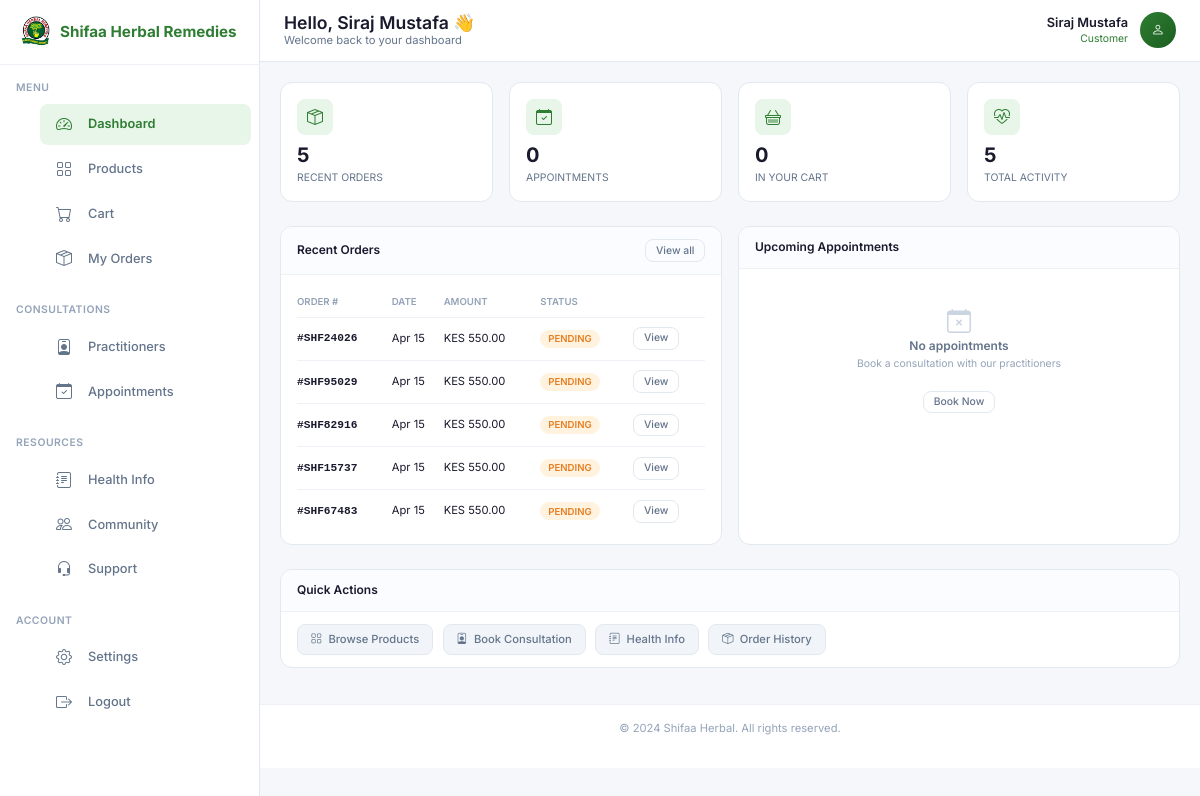
Page /dashboard (signed in) on the committed database.
### models.py (models this page shows, shortened)
class User(UserMixin, db.Model):
    __tablename__ = 'user'
    id = db.Column(db.Integer, primary_key=True)
    name = db.Column(db.String(100), nullable=False)
    email = db.Column(db.String(120), unique=True, nullable=False, index=True)  # Added index
    phone = db.Column(db.String(20))
    address = db.Column(db.Text)
    role = db.Column(db.String(20), default='user', index=True)  # Added index
    password_hash = db.Column(db.String(255), nullable=False)
    created_at = db.Column(db.DateTime, default=datetime.utcnow)
    updated_at = db.Column(db.DateTime, default=datetime.utcnow, onupdate=datetime.utcnow)
    orders = db.relationship('Order', backref='user', lazy='dynamic')
    cart_items = db.relationship('CartItem', backref='user', lazy='dynamic', cascade='all, delete-orphan')
    appointments = db.relationship('Appointment', backref='user', lazy='dynamic')
    discussions = db.relationship('Discussion', backref='user', lazy='dynamic')
    questions = db.relationship('Question', backref='user', lazy='dynamic')
    stories = db.relationship('Story', backref='user', lazy='dynamic')
    support_requests = db.relationship('SupportRequest', backref='user', lazy='dynamic')
    question_replies = db.relationship('QuestionReply', lazy='dynamic')

class Order(db.Model):
    __tablename__ = 'order'
    id = db.Column(db.Integer, primary_key=True)
    order_number = db.Column(db.String(50), unique=True, nullable=False, index=True)  # Added index
    user_id = db.Column(db.Integer, db.ForeignKey('user.id'), nullable=False, index=True)  # Added index
    total_amount = db.Column(db.Numeric(10, 2), nullable=False)
    status = db.Column(db.String(50), default='pending', index=True)  # Added index
    shipping_address = db.Column(db.Text, nullable=False)
    delivery_option = db.Column(db.String(50), default='standard')
    payment_method = db.Column(db.String(50), default='mpesa')
    payment_status = db.Column(db.String(50), default='pending', index=True)  # Added index
    notes = db.Column(db.Text)
    created_at = db.Column(db.DateTime, default=datetime.utcnow, index=True)  # Added index
    updated_at = db.Column(db.DateTime, default=datetime.utcnow, onupdate=datetime.utcnow)
    items = db.relationship('OrderItem', backref='order', lazy='dynamic', cascade='all, delete-orphan')
    __table_args__ = (
        db.Index('idx_order_user_status', 'user_id', 'status'),
        db.Index('idx_order_created_status', 'created_at', 'status'),
    )

### app.py (the view)
    @app.route("/dashboard")
    @login_required
    def dashboard():
        if current_user.role == "admin":
            return redirect(url_for("admin_dashboard"))
        from models import Order, Appointment, CartItem
        recent_orders = Order.query.filter_by(user_id=current_user.id).order_by(Order.created_at.desc()).limit(5).all()
        upcoming_appointments = Appointment.query.filter_by(
            user_id=current_user.id,
            status="scheduled"
        ).filter(Appointment.appointment_date >= datetime.utcnow()).order_by(Appointment.appointment_date).limit(5).all()
        cart_count = CartItem.query.filter_by(user_id=current_user.id).count()
        return render_template(
            "user/dashboard.html",
            recent_orders=recent_orders,
            upcoming_appointments=upcoming_appointments,
            cart_count=cart_count,
        )

### app.py (called while the page is built)
def format_local_time(dt):
    try:
        if dt.tzinfo is None:
            dt = dt.replace(tzinfo=timezone.utc)
        return dt.astimezone(local_tz)
    except:
        return dt

### templates/user/dashboard.html (shortened to what this page needs)
<!DOCTYPE html>
<html lang="en">
<head>
    <link href="https://cdn.jsdelivr.net/npm/bootstrap@5.3.0-alpha1/dist/css/bootstrap.min.css" rel="stylesheet">
    <link href="https://cdn.jsdelivr.net/npm/bootstrap-icons@1.8.1/font/bootstrap-icons.css" rel="stylesheet">
</head>
<body>
    <div class="dashboard-wrapper">
        <aside class="sidebar" id="sidebar">
            <div class="sidebar-header">
                <a href="{{ url_for('dashboard') }}" class="logo">
                    <img class="logo-image" src="{{ url_for('static', filename='Screenshot 2026-04-01 182842.png') }}" alt="Shifaa Herbal">
                    <span class="logo-text">Shifaa Herbal Remedies</span>
                </a>
            </div>
            <nav class="sidebar-nav">
                <div class="nav-section">
                    <div class="nav-title">Menu</div>
                    <ul class="nav-list">
                        <li><a href="{{ url_for('dashboard') }}" class="nav-item active"><i class="bi bi-speedometer2"></i> Dashboard</a></li>
                        <li><a href="{{ url_for('products') }}" class="nav-item"><i class="bi bi-grid"></i> Products</a></li>
                        <li><a href="{{ url_for('cart') }}" class="nav-item"><i class="bi bi-cart"></i> Cart
                        </a></li>
                        <li><a href="{{ url_for('orders') }}" class="nav-item"><i class="bi bi-box-seam"></i> My Orders</a></li>
                    </ul>
                </div>
                <div class="nav-section">
                    <div class="nav-title">Consultations</div>
                    <ul class="nav-list">
                        <li><a href="{{ url_for('practitioners') }}" class="nav-item"><i class="bi bi-person-badge"></i> Practitioners</a></li>
                        <li><a href="{{ url_for('appointments') }}" class="nav-item"><i class="bi bi-calendar-check"></i> Appointments</a></li>
                    </ul>
                </div>
                <div class="nav-section">
                    <div class="nav-title">Resources</div>
                    <ul class="nav-list">
                        <li><a href="{{ url_for('health_info') }}" class="nav-item"><i class="bi bi-journal-text"></i> Health Info</a></li>
                        <li><a href="{{ url_for('community') }}" class="nav-item"><i class="bi bi-people"></i> Community</a></li>
                        <li><a href="{{ url_for('support') }}" class="nav-item"><i class="bi bi-headset"></i> Support</a></li>
                    </ul>
                </div>
                <div class="nav-section">
                    <div class="nav-title">Account</div>
                    <ul class="nav-list">
                        <li><a href="{{ url_for('profile') }}" class="nav-item"><i class="bi bi-gear"></i> Settings</a></li>
                        <li><a href="{{ url_for('logout') }}" class="nav-item"><i class="bi bi-box-arrow-right"></i> Logout</a></li>
                    </ul>
                </div>
            </nav>
        </aside>
        <main class="main-content">
            <header class="top-bar">
                <div class="greeting">
                    <h1>Hello, {{ current_user.name }} 👋</h1>
                    <p>Welcome back to your dashboard</p>
                </div>
                <div class="user-info" id="userMenuBtn">
                    <div class="user-details">
                        <div class="name">{{ current_user.name }}</div>
                        <div class="role">Customer</div>
                    </div>
                    <div class="user-avatar">
                        <i class="bi bi-person"></i>
                    </div>
                </div>
            </header>
            <div class="content-area">
                <div class="stats-grid">
                    <div class="stat-card">
                        <div class="stat-header">
                            <div class="stat-icon"><i class="bi bi-box-seam"></i></div>
                        </div>
                        <div class="stat-content">
                            <h3>{{ recent_orders|length }}</h3>
                            <p>Recent Orders</p>
                        </div>
                    </div>
                    <div class="stat-card">
                        <div class="stat-header">
                            <div class="stat-icon"><i class="bi bi-calendar-check"></i></div>
                        </div>
                        <div class="stat-content">
                            <h3>{{ upcoming_appointments|length }}</h3>
                            <p>Appointments</p>
                        </div>
                    </div>
                    <div class="stat-card">
                        <div class="stat-header">
                            <div class="stat-icon"><i class="bi bi-basket"></i></div>
                        </div>
                        <div class="stat-content">
                            <h3>{{ cart_count }}</h3>
                            <p>In Your Cart</p>
                        </div>
                    </div>
                    <div class="stat-card">
                        <div class="stat-header">
                            <div class="stat-icon"><i class="bi bi-heart-pulse"></i></div>
                        </div>
                        <div class="stat-content">
                            <h3>{{ recent_orders|length + upcoming_appointments|length }}</h3>
                            <p>Total Activity</p>
                        </div>
                    </div>
                </div>
                <div class="dashboard-grid">
                    <div class="dashboard-card">
                        <div class="card-header">
                            <span>Recent Orders</span>
                            {% if recent_orders %}
                            <a href="{{ url_for('orders') }}" class="view-all">View all</a>
                            {% endif %}
                        </div>
                        <div class="card-body">
                            {% if recent_orders %}
                            <table class="orders-table">
                                <thead>
                                    <tr><th>Order #</th><th>Date</th><th>Amount</th><th>Status</th><th></th></tr>
                                </thead>
                                <tbody>
                                    {% for order in recent_orders[:5] %}
                                    <tr>
                                        <td><span class="order-number">#{{ order.order_number[:8] }}</span></td>
                                        <td>{{ order.created_at|local_strftime('%b %d') }}</td>
                                        <td>{{ order.total_amount|currency }}</td>
                                        <td><span class="status-badge status-{{ order.status }}">{{ order.status|title }}</span></td>
                                        <td><a href="{{ url_for('order_detail', order_id=order.id) }}" class="btn-view">View</a></td>
                                    </tr>
                                    {% endfor %}
                                </tbody>
                            </table>
                            {% endif %}
                        </div>
                    </div>
                    <div class="dashboard-card">
                        <div class="card-header">
                            <span>Upcoming Appointments</span>
                        </div>
                        <div class="card-body">
                            {% if upcoming_appointments %}
                            <div class="appointments-list">
                                {% for apt in upcoming_appointments[:3] %}
                                <div class="appointment-item">
                                    <div class="appointment-date">
                                        <div class="date-day">{{ apt.appointment_date|local_day }}</div>
                                        <div class="date-month">{{ apt.appointment_date|local_month }}</div>
                                    </div>
                                    <div class="appointment-details">
                                        <strong>{{ apt.practitioner.name[:20] }}</strong><br>
                                        <small>{{ apt.appointment_date|local_time }} · {{ apt.appointment_type|title }}</small>
                                    </div>
                                    <a href="{{ url_for('appointment_detail', appointment_id=apt.id) }}" class="btn-view">Details</a>
                                </div>
                                {% endfor %}
                            </div>
                            {% else %}
                            <div class="empty-state">
                                <i class="bi bi-calendar-x"></i>
                                <h4>No appointments</h4>
                                <p>Book a consultation with our practitioners</p>
                                <a href="{{ url_for('practitioners') }}" class="btn-view">Book Now</a>
                            </div>
                            {% endif %}
                        </div>
                    </div>
                </div>
                <div class="quick-actions">
                    <div class="card-header">
                        <span>Quick Actions</span>
                    </div>
                    <div class="card-body">
                        <div class="actions-grid">
                            <a href="{{ url_for('products') }}" class="btn-action"><i class="bi bi-grid"></i> Browse Products</a>
                            <a href="{{ url_for('practitioners') }}" class="btn-action"><i class="bi bi-person-badge"></i> Book Consultation</a>
                            <a href="{{ url_for('health_info') }}" class="btn-action"><i class="bi bi-journal-text"></i> Health Info</a>
                            <a href="{{ url_for('orders') }}" class="btn-action"><i class="bi bi-box-seam"></i> Order History</a>
                        </div>
                    </div>
                </div>
            </div>
            <footer class="footer">
                <p>&copy; 2024 Shifaa Herbal. All rights reserved.</p>
            </footer>
        </main>
    </div>
</body>
</html>

### rows in the picture
User: name "Siraj Mustafa"
Order: order_number "SHF24026", created_at|local_strftime "Apr 15", total_amount "KES 550.00", status "PENDING"
Order: order_number "SHF95029", created_at|local_strftime "Apr 15", total_amount "KES 550.00", status "PENDING"
Order: order_number "SHF82916", created_at|local_strftime "Apr 15", total_amount "KES 550.00", status "PENDING"
Order: order_number "SHF15737", created_at|local_strftime "Apr 15", total_amount "KES 550.00", status "PENDING"
Order: order_number "SHF67483", created_at|local_strftime "Apr 15", total_amount "KES 550.00", status "PENDING"

### other values in the picture
{{ recent_orders|length }} "5"
{{ upcoming_appointments|length }} "0"
{{ cart_count }} "0"
{{ recent_orders|length + upcoming_appointments|length }} "5"
